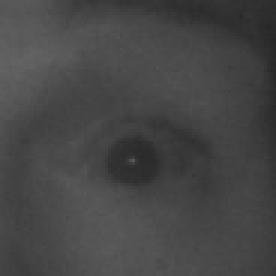
#> input picture MRL Model/Data/raw/open_eyes/s0001_02205_0_0_1_0_0_01.png, 92 x 92 px, found by its file name (shown 3 times larger)
$ jupyter execute --allow-errors cleaning.ipynb   (older library calls are emulated)
#> lines starting #> are read from the running program, lines starting #| are printed output that depends on the picture
[cell 1]
import os

raw_path = r"C:\Users\Bushra Shahid\Desktop\IDVS\MRL Model\Data\raw"

# Count images in each class
for class_name in ['open_eyes', 'closed_eyes']:
    class_path = os.path.join(raw_path, class_name)
    count = len(os.listdir(class_path))
    print(f"{class_name}: {count} images")

[cell 2]
import shutil
import os

raw_path       = r"C:\Users\Bushra Shahid\Desktop\IDVS\MRL Model\Data\raw"
processed_path = r"C:\Users\Bushra Shahid\Desktop\IDVS\MRL Model\Data\processed"

# Copy raw to processed only if processed is empty
#> (the rest of this cell did not finish here and is left out)

[cell 3]
import os

processed_path = r"C:\Users\Bushra Shahid\Desktop\IDVS\MRL Model\Data\processed"

# Count images in each class
for class_name in ['open_eyes', 'closed_eyes']:
    class_path = os.path.join(processed_path, class_name)
    count = len(os.listdir(class_path))
    print(f"{class_name}: {count} images")

[cell 4]
import matplotlib.pyplot as plt

classes = ['open_eyes', 'closed_eyes']
counts = [5300, 5922]

fig, ax = plt.subplots(figsize=(6, 5))
bars = ax.bar(classes, counts, color=['steelblue', 'orange'])
ax.set_title('Image Counts per Class')
ax.set_xlabel('Class')
ax.set_ylabel('Number of Images')
ax.bar_label(bars, padding=3)
plt.tight_layout()
plt.show()
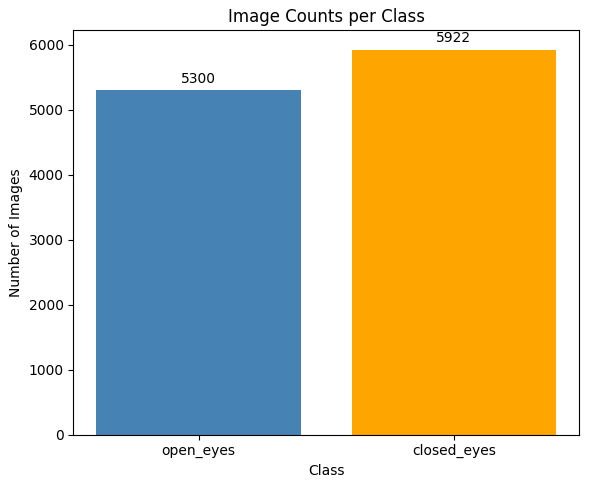
#> figure drawn by matplotlib, 1 panel

[cell 5]
import os
from PIL import Image

processed_path = r"C:\Users\Bushra Shahid\Desktop\IDVS\MRL Model\Data\processed"

corrupt_files = []
sizes = set()
modes = set()

# Check every image for corruption, size and mode
for class_name in ['open_eyes', 'closed_eyes']:
    class_path = os.path.join(processed_path, class_name)
    for img_name in os.listdir(class_path):
        img_path = os.path.join(class_path, img_name)
        try:
            img = Image.open(img_path)
#> img is the input picture: PIL image 92x92 L; min 39, max 100, mean 70.3
            img.verify()
            img = Image.open(img_path)
            sizes.add(img.size)
            modes.add(img.mode)
        except Exception as e:
            corrupt_files.append(img_path)

print(f"Total corrupt files: {len(corrupt_files)}")
print(f"Unique sizes found: {sizes}")
print(f"Unique modes found: {modes}")

[cell 6]
import os
import hashlib
from PIL import Image

processed_path = r"C:\Users\Bushra Shahid\Desktop\IDVS\MRL Model\Data\processed"

seen_hashes = {}
duplicate_files = []

# Find and remove duplicate images
for class_name in ['open_eyes', 'closed_eyes']:
    class_path = os.path.join(processed_path, class_name)
    for img_name in os.listdir(class_path):
        img_path = os.path.join(class_path, img_name)
        with open(img_path, 'rb') as f:
            img_hash = hashlib.md5(f.read()).hexdigest()
        if img_hash in seen_hashes:
            duplicate_files.append(img_path)
            os.remove(img_path)
        else:
            seen_hashes[img_hash] = img_path

print(f"Deleted {len(duplicate_files)} duplicate images")

[cell 7]
import os
import cv2

processed_path = r"C:\Users\Bushra Shahid\Desktop\IDVS\MRL Model\Data\processed"

BLUR_THRESHOLD = 10.0
blur_removed = 0

# Find and remove blurry images
for class_name in ['open_eyes', 'closed_eyes']:
    class_path = os.path.join(processed_path, class_name)
    for img_name in os.listdir(class_path):
        img_path = os.path.join(class_path, img_name)
        img = cv2.imread(img_path, cv2.IMREAD_GRAYSCALE)
        if img is None:
            continue
        blur_score = cv2.Laplacian(img, cv2.CV_64F).var()
#> blur_score = 18.9
        if blur_score < BLUR_THRESHOLD:
            os.remove(img_path)
            blur_removed += 1

print(f"Deleted {blur_removed} blurry images")
print("Cleaning complete!")

[cell 8]
import os
import matplotlib.pyplot as plt

processed_path = r"C:\Users\Bushra Shahid\Desktop\IDVS\MRL Model\Data\processed"

classes = ['open_eyes', 'closed_eyes']
counts = []

# Count remaining images after cleaning
for class_name in classes:
    class_path = os.path.join(processed_path, class_name)
    count = len(os.listdir(class_path))
    counts.append(count)
    print(f"{class_name}: {count} images")

# Bar chart
fig, ax = plt.subplots(figsize=(6, 5))
bars = ax.bar(classes, counts, color=['steelblue', 'orange'])
ax.set_title('Image Counts After Cleaning')
ax.set_xlabel('Class')
ax.set_ylabel('Number of Images')
ax.bar_label(bars, padding=3)
plt.tight_layout()
plt.show()
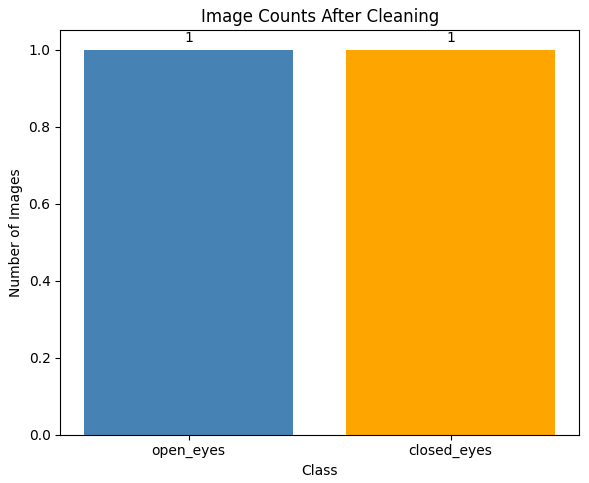
#> figure drawn by matplotlib, 1 panel
